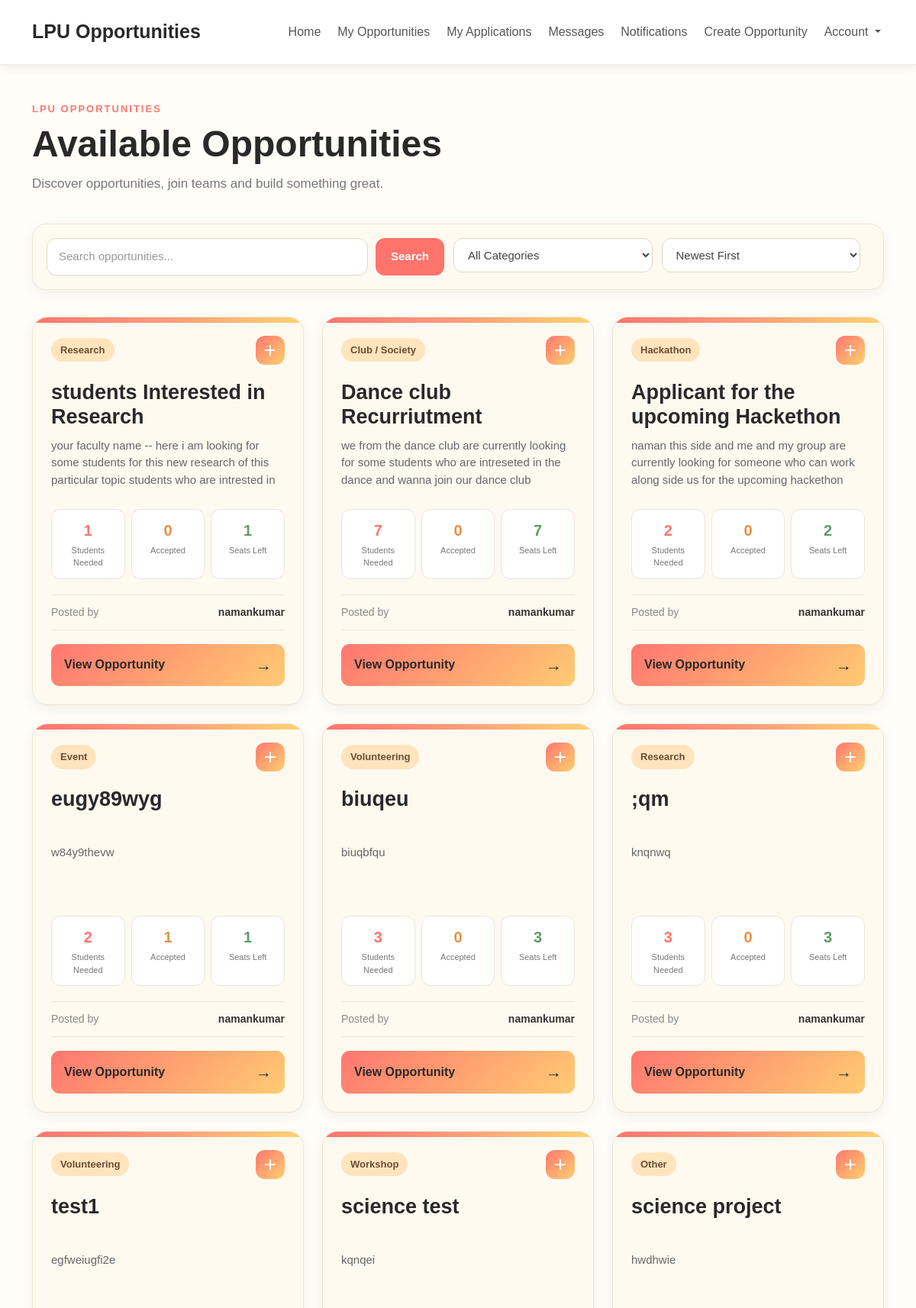
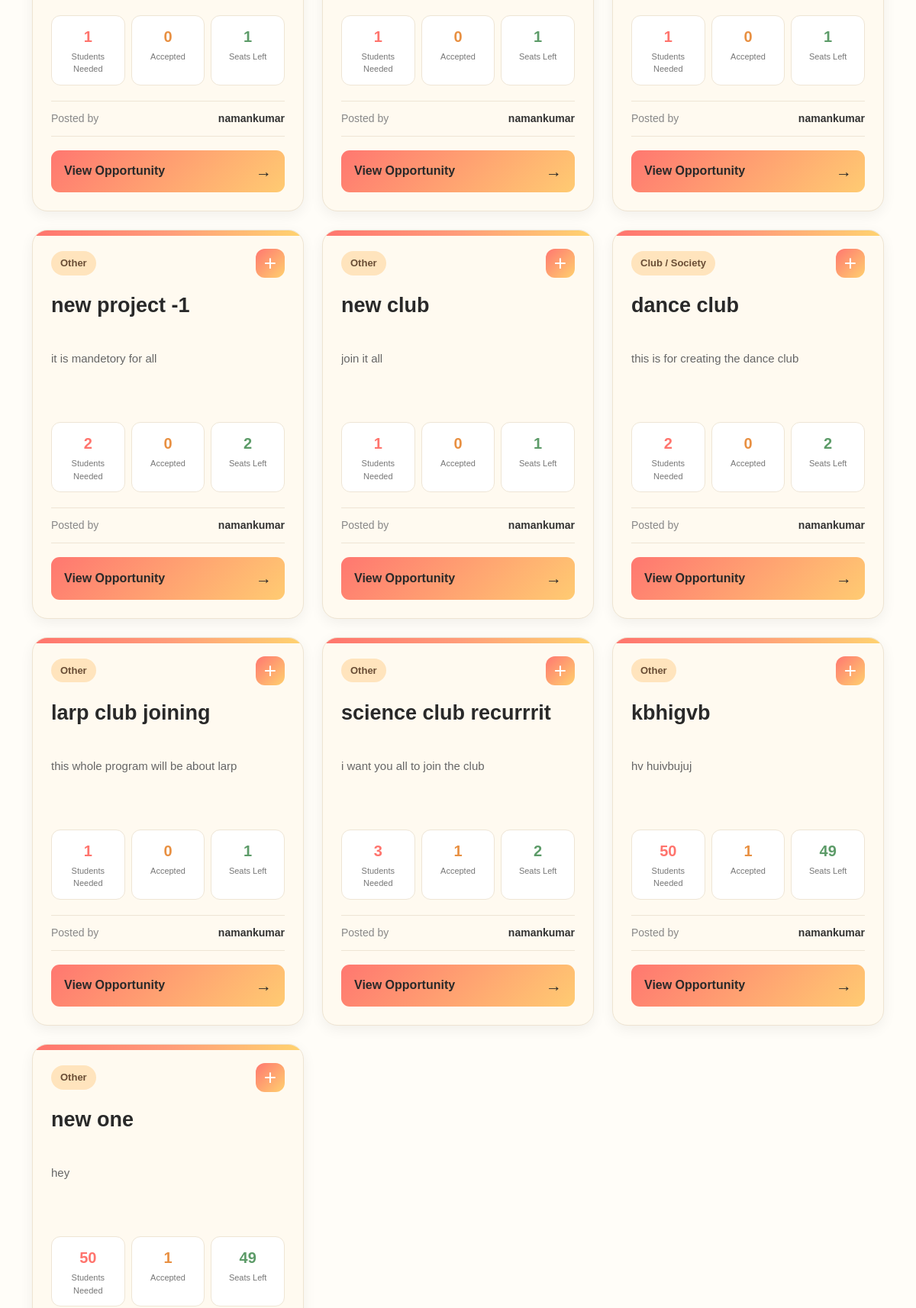
The app's page / (signed in, upper part) with its own data (2 pictures, top to bottom).
### home/models.py (models this page shows, shortened)
class Opportunity(models.Model):
    CATEGORY_CHOICES = [
        ("hackathon", "Hackathon"),
        ("research", "Research"),
        ("internship", "Internship"),
        ("workshop", "Workshop"),
        ("competition", "Competition"),
        ("event", "Event"),
        ("project", "Project"),
        ("club", "Club / Society"),
        ("volunteering", "Volunteering"),
        ("other", "Other"),
    ]
    posted_by = models.ForeignKey(User, on_delete=models.CASCADE)
    title = models.CharField(max_length=200)
    description = models.TextField(blank=True)
    category = models.CharField(
        max_length=20,
        choices=CATEGORY_CHOICES,
        default="other"
    )
    students_needed = models.IntegerField()
    created_at = models.DateTimeField(auto_now_add=True)
    member_left = models.BooleanField(default=False)

### home/views.py (the view)
# urls.py: 2. Add a URL to urlpatterns:  path('', views.home, name='home')
@login_required
def home(request):
    search_query = request.GET.get("search", "").strip()
    selected_category = request.GET.get("category", "")
    selected_sort = request.GET.get("sort", "newest")
    opportunities = Opportunity.objects.all()
    if search_query:
        opportunities = opportunities.filter(
            Q(title__icontains=search_query) |
            Q(description__icontains=search_query)
        )
    if selected_category:
        opportunities = opportunities.filter(
            category=selected_category
        )
    opportunities = opportunities.order_by("-created_at")
    available_opportunities = []
    for opportunity in opportunities:
        accepted_count = Application.objects.filter(
            opportunity=opportunity,
            status="accepted"
        ).count()
        available_seats = opportunity.students_needed - accepted_count
        if available_seats > 0:
            opportunity.accepted_count = accepted_count
            opportunity.available_seats = available_seats
            available_opportunities.append(opportunity)
    if selected_sort == "oldest":
        available_opportunities.sort(
            key=lambda x: x.created_at
        )
    elif selected_sort == "students_high":
        available_opportunities.sort(
            key=lambda x: x.students_needed,
            reverse=True
        )
    elif selected_sort == "students_low":
        available_opportunities.sort(
            key=lambda x: x.students_needed
        )
    elif selected_sort == "seats_high":
        available_opportunities.sort(
            key=lambda x: x.available_seats,
            reverse=True
        )
    elif selected_sort == "seats_low":
        available_opportunities.sort(
            key=lambda x: x.available_seats
        )
    return render(request, "home.html", {
        "opportunities": available_opportunities,
        "search_query": search_query,
        "selected_category": selected_category,
        "selected_sort": selected_sort,
    })

### templates/home.html (shortened to what this page needs)
{% extends "base.html" %}
{% block content %}
<div class="home-header">
  <div>
    <p class="small-heading">LPU OPPORTUNITIES</p>
    <h1>Available Opportunities</h1>
    <p class="home-subtitle">
      Discover opportunities, join teams and build something great.
    </p>
  </div>
</div>
<form method="GET" class="opportunity-filters">
  <div class="search-box">
    <input
      type="text"
      name="search"
      placeholder="Search opportunities..."
      value="{{ search_query }}"
    >
    <button type="submit" class="search-button">
      Search
    </button>
  </div>
  <div class="filter-group">
    <select name="category">
      <option value="">
        All Categories
      </option>
    </select>
  </div>
  <div class="filter-group">
    <select name="sort">
      <option value="newest"
        {% if selected_sort == "newest" %}selected{% endif %}>
        Newest First
      </option>
    </select>
  </div>
</form>
<div class="row g-4">
  {% for opportunity in opportunities %}
    <div class="col-md-6 col-lg-4">
      <div class="opportunity-card h-100">
        <div class="opportunity-top">
          <span class="opportunity-badge">
            {{ opportunity.get_category_display }}
          </span>
          <div class="opportunity-icon">
            +
          </div>
        </div>
        <h3 class="opportunity-title">
          {{ opportunity.title|truncatechars:55 }}
        </h3>
        <p class="opportunity-description">
          {{ opportunity.description|truncatewords:25 }}
        </p>
        <div class="opportunity-stats">
          <div class="stat-box">
            <span class="stat-number">
              {{ opportunity.students_needed }}
            </span>
            <span class="stat-label">
              Students Needed
            </span>
          </div>
          <div class="stat-box">
            <span class="stat-number accepted">
              {{ opportunity.accepted_count }}
            </span>
            <span class="stat-label">
              Accepted
            </span>
          </div>
          <div class="stat-box">
            <span class="stat-number available">
              {{ opportunity.available_seats }}
            </span>
            <span class="stat-label">
              Seats Left
            </span>
          </div>
        </div>
        <div class="posted-by">
          <span>Posted by</span>
          <strong>{{ opportunity.posted_by.username }}</strong>
        </div>
        <a
          href="{% url 'opportunity_detail' opportunity.id %}"
          class="opportunity-button"
        >
          View Opportunity
          <span>→</span>
        </a>
      </div>
    </div>
  {% endfor %}
</div>
{% endblock %}

### static/style.css (style rules this page uses)
body { background: #fffdf8; color: #292929; font-family: Arial, sans-serif; margin: 0; }
h1, h2, h3 { color: #292929; }
.home-header { margin-bottom: 40px; }
.small-heading { color: #ff766f; font-size: 13px; font-weight: 700; letter-spacing: 2px; margin-bottom: 8px; }
.home-header h1 { font-size: 48px; font-weight: 700; margin-bottom: 10px; }
.home-subtitle { color: #777777; font-size: 17px; margin-bottom: 0; }
.opportunity-card { background: #fffaf0; border: 1px solid #eee4d2; border-radius: 20px; padding: 24px; position: relative; overflow: hidden; display: flex; flex-direction: column; box-shadow: 0 5px 18px rgba(0, 0, 0, 0.06); transition: transform 0.25s ease, box-shadow 0.25s ease; }
.opportunity-card::before { content: ""; position: absolute; top: 0; left: 0; right: 0; height: 7px; background: linear-gradient( 90deg, #ff746d, #ff9c7a, #ffd36f ); }
.opportunity-top { display: flex; justify-content: space-between; align-items: center; margin-bottom: 20px; }
.opportunity-badge { background: #ffe4bd; color: #694d35; padding: 6px 12px; border-radius: 20px; font-size: 13px; font-weight: 600; }
.opportunity-icon { width: 38px; height: 38px; display: flex; align-items: center; justify-content: center; border-radius: 12px; background: linear-gradient( 135deg, #ff7770, #ffd06f ); color: #ffffff; font-size: 28px; font-weight: 400; line-height: 1; }
.opportunity-title { font-size: 27px; font-weight: 700; margin-bottom: 10px; word-break: break-word; min-height: 65px; max-height: 72px; overflow: hidden; }
.opportunity-description { color: #666666; font-size: 15px; min-height: 72px; max-height: 72px; overflow: hidden; margin-bottom: 22px; overflow-wrap: anywhere; word-break: break-word; }
.opportunity-stats { display: grid; grid-template-columns: repeat(3, 1fr); gap: 8px; margin-bottom: 20px; }
.stat-box { background: #ffffff; border: 1px solid #eee5d5; border-radius: 12px; padding: 12px 7px; text-align: center; }
.stat-number { display: block; font-size: 20px; font-weight: 700; color: #ff746d; }
.stat-number.accepted { color: #e89042; }
.stat-number.available { color: #5c9b68; }
.stat-label { display: block; color: #777777; font-size: 11px; margin-top: 3px; }
.posted-by { display: flex; justify-content: space-between; align-items: center; padding: 12px 0; border-top: 1px solid #eee5d5; border-bottom: 1px solid #eee5d5; margin-bottom: 18px; font-size: 14px; }
.posted-by span { color: #888888; }
.posted-by strong { color: #333333; }
.opportunity-button { display: flex; justify-content: space-between; align-items: center; width: 100%; box-sizing: border-box; padding: 12px 17px; border-radius: 11px; text-decoration: none; color: #292929; font-weight: 600; background: linear-gradient( 135deg, #ff7770, #ffcb72 ); transition: 0.2s ease; }
.opportunity-button span { font-size: 21px; }
.opportunity-filters { display: grid; grid-template-columns: 2fr 1fr 1fr auto; gap: 12px; margin-bottom: 35px; padding: 18px; background: #fffaf0; border: 1px solid #eee4d2; border-radius: 18px; box-shadow: 0 5px 18px rgba(0, 0, 0, 0.05); }
.search-box { display: flex; gap: 10px; min-width: 0; }
.search-box input { width: 100%; border: 1px solid #e5d8c2; border-radius: 12px; padding: 12px 15px; background: #ffffff; color: #333; font-size: 15px; outline: none; transition: border-color 0.2s ease, box-shadow 0.2s ease; }
.search-box input::placeholder { color: #999; }
.filter-group { min-width: 0; }
.filter-group select { width: 100%; border: 1px solid #e5d8c2; border-radius: 12px; padding: 12px 14px; background: #ffffff; color: #444; font-size: 15px; outline: none; cursor: pointer; transition: border-color 0.2s ease, box-shadow 0.2s ease; }
.search-button, .filter-button { border: none; border-radius: 12px; padding: 12px 20px; background: #ff746d; color: white; font-size: 15px; font-weight: 600; cursor: pointer; transition: transform 0.2s ease, box-shadow 0.2s ease; }

### records on screen
Opportunity: category "Research", title "students Interested in Research", description "your faculty name -- here i am looking for some students for this new research of this particular topic students who are intrested in…", students_needed "1", accepted_count "0", available_seats "1", posted_by.username "namankumar"
Opportunity: category "Club / Society", title "Dance club Recurriutment", description "we from the dance club are currently looking for some students who are intreseted in the dance and wanna join our dance club", students_needed "7", accepted_count "0", available_seats "7", posted_by.username "namankumar"
Opportunity: category "Hackathon", title "Applicant for the upcoming Hackethon", description "naman this side and me and my group are currently looking for someone who can work along side us for the upcoming hackethon", students_needed "2", accepted_count "0", available_seats "2", posted_by.username "namankumar"
Opportunity: category "Event", title "eugy89wyg", description "w84y9thevw", students_needed "2", accepted_count "1", available_seats "1", posted_by.username "namankumar"
Opportunity: category "Volunteering", title "biuqeu", description "biuqbfqu", students_needed "3", accepted_count "0", available_seats "3", posted_by.username "namankumar"
Opportunity: category "Research", title ";qm", description "knqnwq", students_needed "3", accepted_count "0", available_seats "3", posted_by.username "namankumar"
Opportunity: category "Volunteering", title "test1", description "egfweiugfi2e", students_needed "1", accepted_count "0", available_seats "1", posted_by.username "namankumar"
Opportunity: category "Workshop", title "science test", description "kqnqei", students_needed "1", accepted_count "0", available_seats "1", posted_by.username "namankumar"
Opportunity: category "Other", title "science project", description "hwdhwie", students_needed "1", accepted_count "0", available_seats "1", posted_by.username "namankumar"
Opportunity: category "Other", title "new project -1", description "it is mandetory for all", students_needed "2", accepted_count "0", available_seats "2", posted_by.username "namankumar"
Opportunity: category "Other", title "new club", description "join it all", students_needed "1", accepted_count "0", available_seats "1", posted_by.username "namankumar"
Opportunity: category "Club / Society", title "dance club", description "this is for creating the dance club", students_needed "2", accepted_count "0", available_seats "2", posted_by.username "namankumar"
Opportunity: category "Other", title "larp club joining", description "this whole program will be about larp", students_needed "1", accepted_count "0", available_seats "1", posted_by.username "namankumar"
Opportunity: category "Other", title "science club recurrrit", description "i want you all to join the club", students_needed "3", accepted_count "1", available_seats "2", posted_by.username "namankumar"
Opportunity: category "Other", title "kbhigvb", description "hv huivbujuj", students_needed "50", accepted_count "1", available_seats "49", posted_by.username "namankumar"
Opportunity: category "Other", title "new one", description "hey", students_needed "50", accepted_count "1", available_seats "49"
